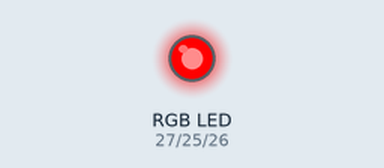
Recording of a program running on a simulated ESP32 board running MicroPython. On the bench: an RGB LED mixed from three pins (HIGH = lit).

Above: at 0.5 s.
At 2.5 s:
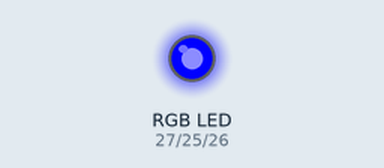
At 3.5 s:
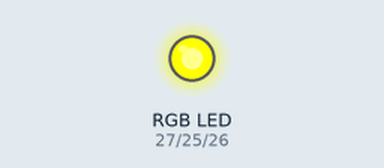
At 4.5 s:
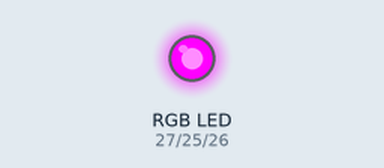
At 6.5 s:
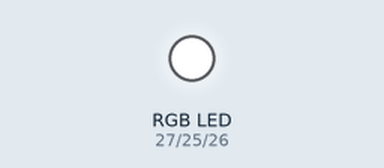
At 8.5 s:
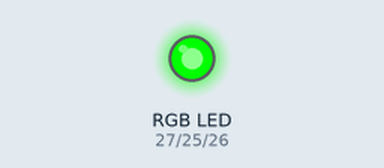
Timing chart, 0 to 9.1 s (numbered marks = the images above):
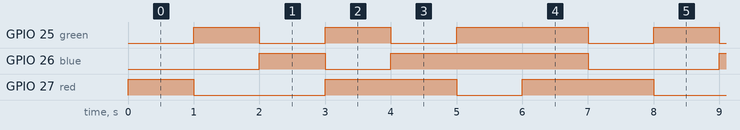

Measured:
- by itself, GPIO 25 (green): repeats every 7.0 s: LOW 1.0 s, HIGH 1.0 s, LOW 1.0 s, HIGH 2.0 s, LOW 1.0 s, HIGH 1.0 s
- by itself, GPIO 26 (blue): repeats every 7.0 s: LOW 1.0 s, HIGH 3.0 s, LOW 2.0 s, HIGH 1.0 s
- by itself, GPIO 27 (red): repeats every 7.0 s: LOW 2.0 s, HIGH 2.0 s, LOW 1.0 s, HIGH 2.0 s

The program:

step1_rgb_colors.py
```python
from machine import Pin, PWM
import time

RED_PIN = 27                              # 빨강 핀
GREEN_PIN = 25                            # 초록 핀
BLUE_PIN = 26                             # 파랑 핀

red = PWM(Pin(RED_PIN))                   # 세 핀을 모두 PWM으로
green = PWM(Pin(GREEN_PIN))
blue = PWM(Pin(BLUE_PIN))

red.freq(1000)                            # 1초에 1000번
green.freq(1000)
blue.freq(1000)


def interval_mapping(x, in_min, in_max, out_min, out_max):
    return (x - in_min) * (out_max - out_min) / (in_max - in_min) + out_min


def color_to_duty(rgb_value):             # 0~255 를 0~1023 으로
    rgb_value = int(interval_mapping(rgb_value, 0, 255, 0, 1023))
    return rgb_value


def set_color(red_value, green_value, blue_value):   # 세 색을 한꺼번에
    red.duty(color_to_duty(red_value))
    green.duty(color_to_duty(green_value))
    blue.duty(color_to_duty(blue_value))


while True:
    set_color(255, 0, 0)                  # 빨강
    time.sleep(1)
    set_color(0, 255, 0)                  # 초록
    time.sleep(1)
    set_color(0, 0, 255)                  # 파랑
    time.sleep(1)
    set_color(255, 255, 0)                # 노랑
    time.sleep(1)
    set_color(255, 0, 255)                # 보라
    time.sleep(1)
    set_color(0, 255, 255)                # 하늘
    time.sleep(1)
    set_color(255, 255, 255)              # 흰색
    time.sleep(1)
```
